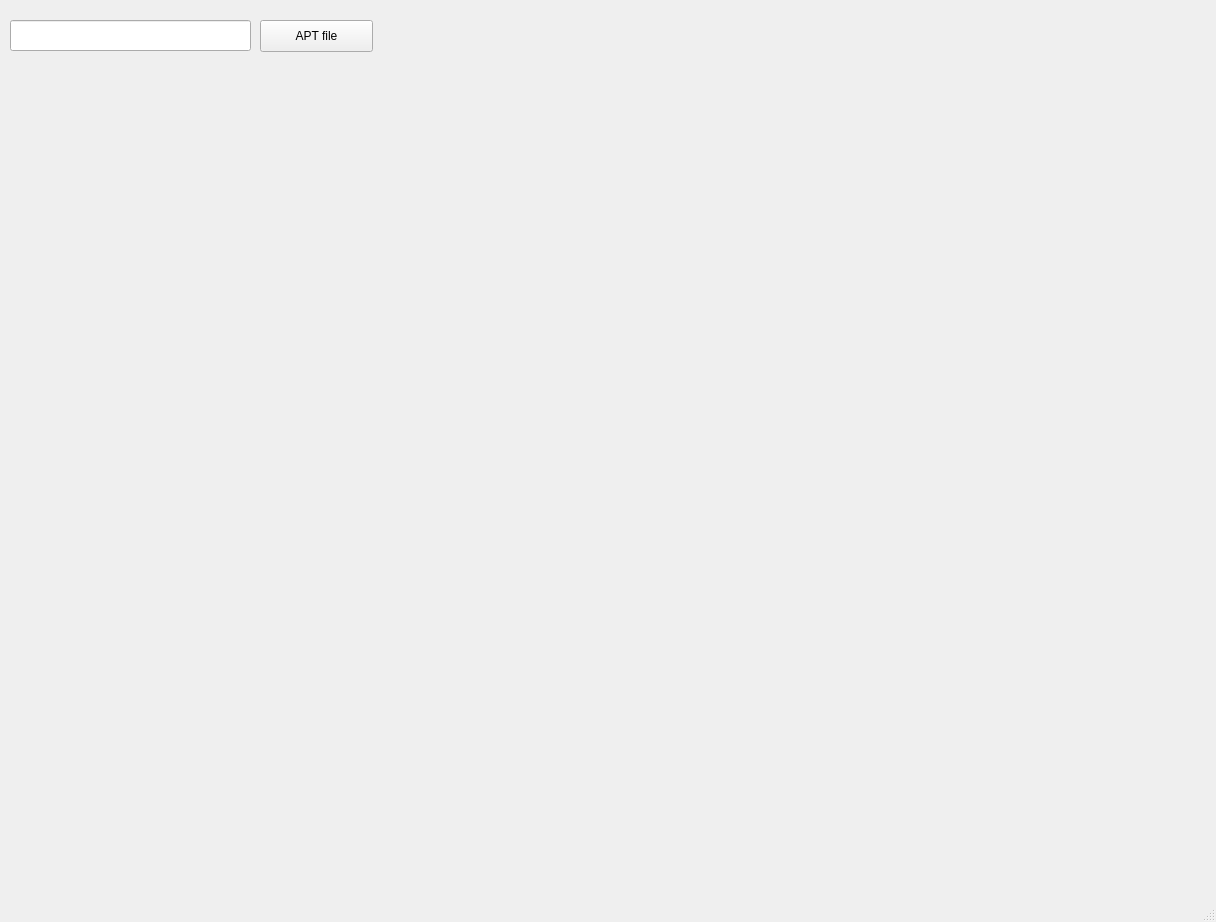
<?xml version="1.0" encoding="UTF-8"?>
<ui version="4.0">
 <class>MainWindow</class>
 <widget class="QMainWindow" name="MainWindow">
  <property name="geometry">
   <rect>
    <x>0</x>
    <y>0</y>
    <width>1216</width>
    <height>922</height>
   </rect>
  </property>
  <property name="windowTitle">
   <string>MainWindow</string>
  </property>
  <widget class="QWidget" name="centralwidget">
   <widget class="QLineEdit" name="lineEdit_filename">
    <property name="geometry">
     <rect>
      <x>10</x>
      <y>20</y>
      <width>241</width>
      <height>31</height>
     </rect>
    </property>
   </widget>
   <widget class="QPushButton" name="pushButton_loadAPT">
    <property name="geometry">
     <rect>
      <x>260</x>
      <y>20</y>
      <width>113</width>
      <height>32</height>
     </rect>
    </property>
    <property name="text">
     <string>APT file</string>
    </property>
   </widget>
  </widget>
  <widget class="QMenuBar" name="menubar">
   <property name="geometry">
    <rect>
     <x>0</x>
     <y>0</y>
     <width>1216</width>
     <height>24</height>
    </rect>
   </property>
  </widget>
  <widget class="QStatusBar" name="statusbar"/>
 </widget>
 <resources/>
 <connections/>
</ui>
